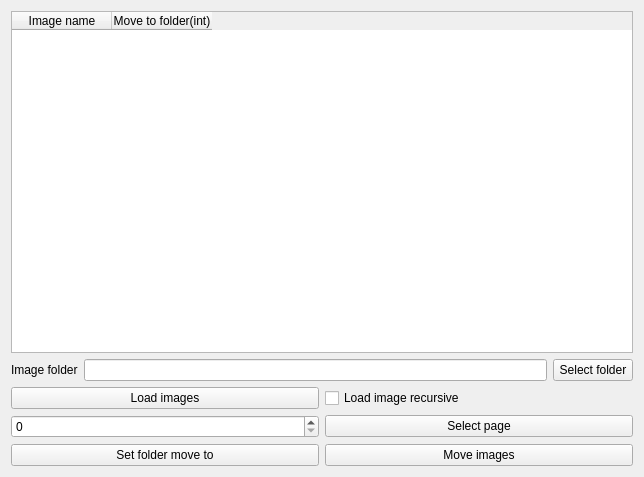
<?xml version="1.0" encoding="UTF-8"?>
<ui version="4.0">
 <class>image_mover_mult</class>
 <widget class="QWidget" name="image_mover_mult">
  <property name="geometry">
   <rect>
    <x>0</x>
    <y>0</y>
    <width>644</width>
    <height>477</height>
   </rect>
  </property>
  <property name="windowTitle">
   <string>Form</string>
  </property>
  <layout class="QVBoxLayout" name="verticalLayout">
   <item>
    <widget class="QTableWidget" name="tableWidget">
     <column>
      <property name="text">
       <string>Image name</string>
      </property>
     </column>
     <column>
      <property name="text">
       <string>Move to folder(int)</string>
      </property>
     </column>
    </widget>
   </item>
   <item>
    <layout class="QHBoxLayout" name="horizontalLayout">
     <item>
      <widget class="QLabel" name="label_6">
       <property name="text">
        <string>Image folder</string>
       </property>
      </widget>
     </item>
     <item>
      <widget class="QLineEdit" name="lineEditImageFolder"/>
     </item>
     <item>
      <widget class="QPushButton" name="pushButtonSelectImageFolder">
       <property name="text">
        <string>Select folder</string>
       </property>
      </widget>
     </item>
    </layout>
   </item>
   <item>
    <layout class="QGridLayout" name="gridLayout">
     <item row="1" column="1">
      <widget class="QPushButton" name="pushButtonSelectPage">
       <property name="text">
        <string>Select page</string>
       </property>
      </widget>
     </item>
     <item row="0" column="1">
      <widget class="QCheckBox" name="checkBoxLoadImageRecursive">
       <property name="text">
        <string>Load image recursive</string>
       </property>
      </widget>
     </item>
     <item row="2" column="1">
      <widget class="QPushButton" name="pushButtonMoveImages">
       <property name="text">
        <string>Move images</string>
       </property>
      </widget>
     </item>
     <item row="0" column="0">
      <widget class="QPushButton" name="pushButtonLoadImages">
       <property name="text">
        <string>Load images</string>
       </property>
      </widget>
     </item>
     <item row="2" column="0">
      <widget class="QPushButton" name="pushButtonSetFolderMoveTo">
       <property name="text">
        <string>Set folder move to</string>
       </property>
      </widget>
     </item>
     <item row="1" column="0">
      <widget class="QSpinBox" name="spinBoxSelectPage"/>
     </item>
    </layout>
   </item>
  </layout>
 </widget>
 <resources/>
 <connections/>
</ui>
